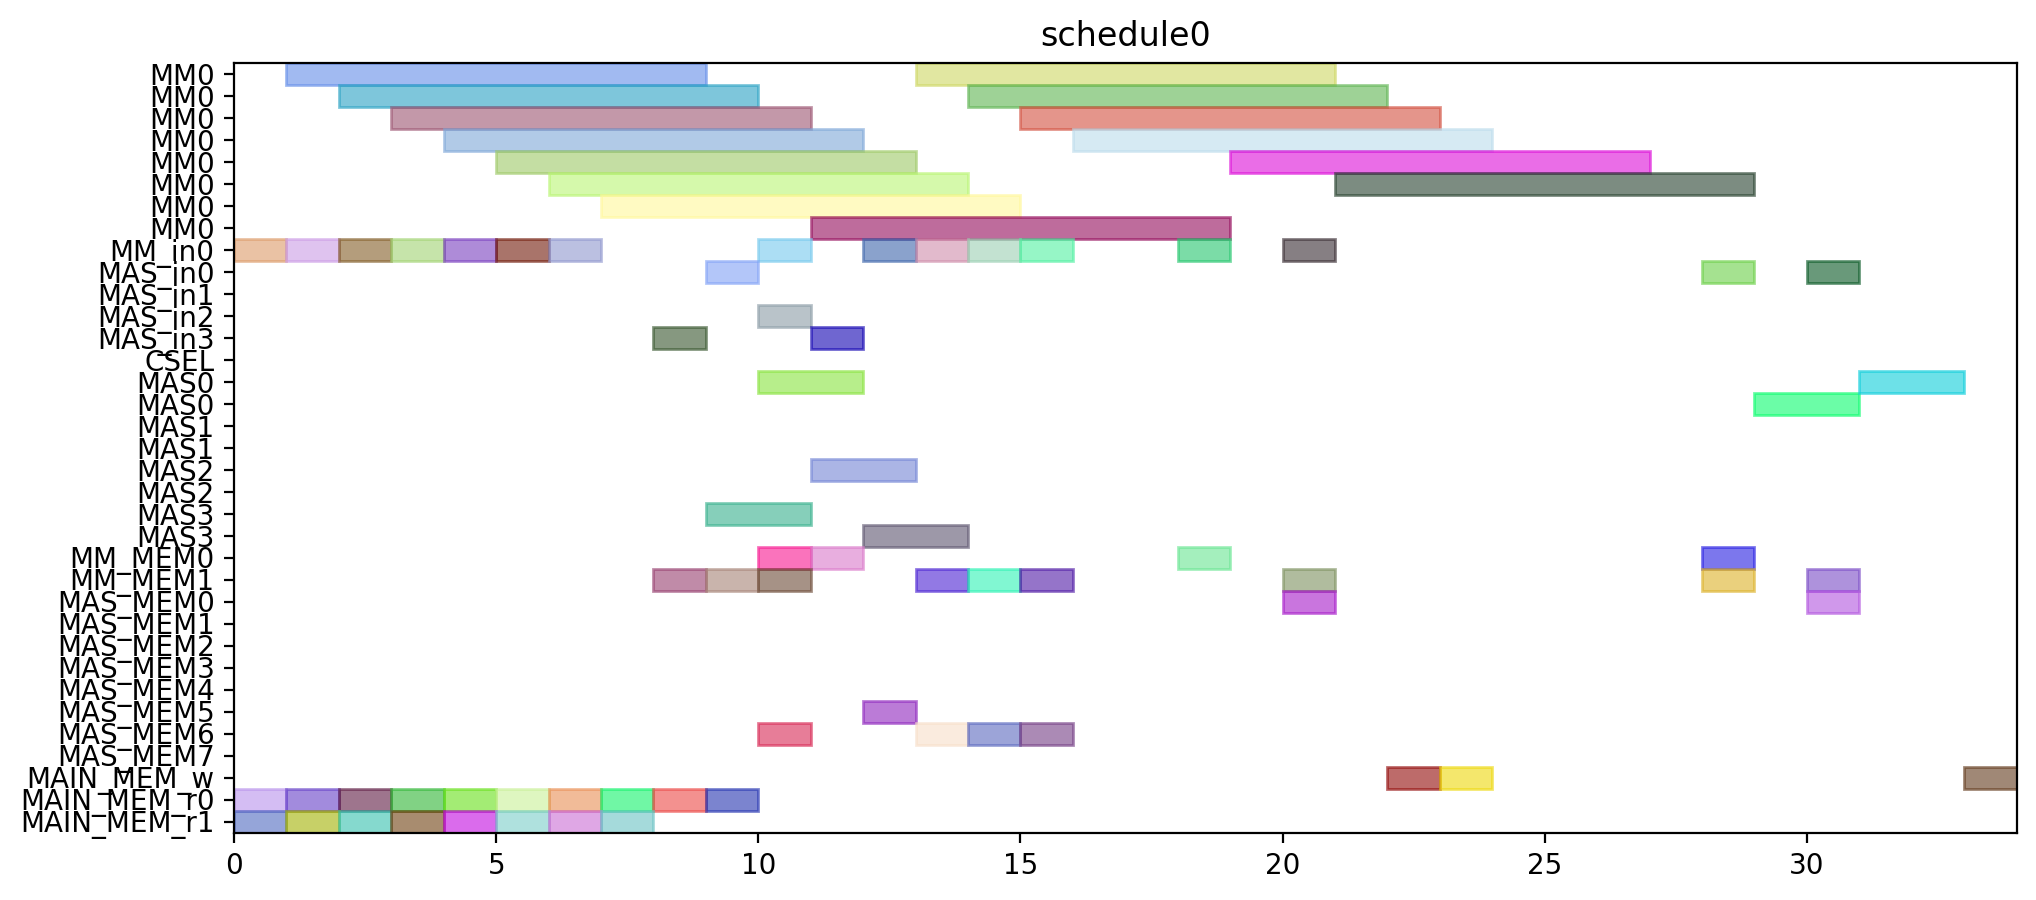

The script that drew this image:
from pyschedule import Scenario, solvers, plotters, alt


def solve():
	horizon = 90
	S = Scenario("schedule0", horizon=horizon)

	# resource
	MM = S.Resources('MM', num=1, size=8)
	MM_in = S.Resources('MM_in', num=1)
	MAS_in = S.Resources('MAS_in', num=4)
	CSEL = S.Resource('CSEL')
	MAS = S.Resources('MAS', num=4, size=2, periods=range(1, horizon))
	MM_MEM = S.Resources('MM_MEM', num=2)
	MAS_MEM = S.Resources('MAS_MEM', num=8)
	MAIN_MEM_w = S.Resource('MAIN_MEM_w', size=1)
	MAIN_MEM_r = S.Resources('MAIN_MEM_r', num=2)

	# result of previous scheduling

	# new tasks
	r1 = S.Task('r1', length=8, delay_cost=1)
	r1 += alt(MM)
	r1_in = S.Task('r1_in', length=1, delay_cost=1)
	r1_in += alt(MM_in)
	S += r1_in*MM_in[0]<=r1*MM[0]

	r1_mem0 = S.Task('r1_mem0', length=1, delay_cost=1)
	r1_mem0 += MAIN_MEM_r[0]
	r1_mem1 = S.Task('r1_mem1', length=1, delay_cost=1)
	r1_mem1 += MAIN_MEM_r[1]
	r3 = S.Task('r3', length=8, delay_cost=1)
	r3 += alt(MM)
	r3_in = S.Task('r3_in', length=1, delay_cost=1)
	r3_in += alt(MM_in)
	S += r3_in*MM_in[0]<=r3*MM[0]

	r3_mem0 = S.Task('r3_mem0', length=1, delay_cost=1)
	r3_mem0 += MAIN_MEM_r[0]
	r3_mem1 = S.Task('r3_mem1', length=1, delay_cost=1)
	r3_mem1 += MAIN_MEM_r[1]
	r4 = S.Task('r4', length=8, delay_cost=1)
	r4 += alt(MM)
	r4_in = S.Task('r4_in', length=1, delay_cost=1)
	r4_in += alt(MM_in)
	S += r4_in*MM_in[0]<=r4*MM[0]

	r4_mem0 = S.Task('r4_mem0', length=1, delay_cost=1)
	r4_mem0 += MAIN_MEM_r[0]
	r4_mem1 = S.Task('r4_mem1', length=1, delay_cost=1)
	r4_mem1 += MAIN_MEM_r[1]
	r5 = S.Task('r5', length=8, delay_cost=1)
	r5 += alt(MM)
	r5_in = S.Task('r5_in', length=1, delay_cost=1)
	r5_in += alt(MM_in)
	S += r5_in*MM_in[0]<=r5*MM[0]

	r5_mem0 = S.Task('r5_mem0', length=1, delay_cost=1)
	r5_mem0 += MAIN_MEM_r[0]
	r5_mem1 = S.Task('r5_mem1', length=1, delay_cost=1)
	r5_mem1 += MAIN_MEM_r[1]
	r6 = S.Task('r6', length=8, delay_cost=1)
	r6 += alt(MM)
	r6_in = S.Task('r6_in', length=1, delay_cost=1)
	r6_in += alt(MM_in)
	S += r6_in*MM_in[0]<=r6*MM[0]

	r6_mem0 = S.Task('r6_mem0', length=1, delay_cost=1)
	r6_mem0 += MAIN_MEM_r[0]
	r6_mem1 = S.Task('r6_mem1', length=1, delay_cost=1)
	r6_mem1 += MAIN_MEM_r[1]
	r12 = S.Task('r12', length=8, delay_cost=1)
	r12 += alt(MM)
	r12_in = S.Task('r12_in', length=1, delay_cost=1)
	r12_in += alt(MM_in)
	S += r12_in*MM_in[0]<=r12*MM[0]

	r12_mem0 = S.Task('r12_mem0', length=1, delay_cost=1)
	r12_mem0 += MAIN_MEM_r[0]
	r12_mem1 = S.Task('r12_mem1', length=1, delay_cost=1)
	r12_mem1 += MAIN_MEM_r[1]
	r13 = S.Task('r13', length=8, delay_cost=1)
	r13 += alt(MM)
	r13_in = S.Task('r13_in', length=1, delay_cost=1)
	r13_in += alt(MM_in)
	S += r13_in*MM_in[0]<=r13*MM[0]

	r13_mem0 = S.Task('r13_mem0', length=1, delay_cost=1)
	r13_mem0 += MAIN_MEM_r[0]
	r13_mem1 = S.Task('r13_mem1', length=1, delay_cost=1)
	r13_mem1 += MAIN_MEM_r[1]
	r2 = S.Task('r2', length=2, delay_cost=1)
	r2 += alt(MAS)
	r2_in = S.Task('r2_in', length=1, delay_cost=1)
	r2_in += alt(MAS_in)
	S += r2_in*MAS_in[0]<=r2*MAS[0]

	S += r2_in*MAS_in[1]<=r2*MAS[1]

	S += r2_in*MAS_in[2]<=r2*MAS[2]

	S += r2_in*MAS_in[3]<=r2*MAS[3]

	r2_mem0 = S.Task('r2_mem0', length=1, delay_cost=1)
	r2_mem0 += alt(MM_MEM)
	S += (r1*MM[0])-1 < r2_mem0*MM_MEM[0]
	S += r2_mem0 <= r2

	r7 = S.Task('r7', length=2, delay_cost=1)
	r7 += alt(MAS)
	r7_in = S.Task('r7_in', length=1, delay_cost=1)
	r7_in += alt(MAS_in)
	S += r7_in*MAS_in[0]<=r7*MAS[0]

	S += r7_in*MAS_in[1]<=r7*MAS[1]

	S += r7_in*MAS_in[2]<=r7*MAS[2]

	S += r7_in*MAS_in[3]<=r7*MAS[3]

	r7_mem0 = S.Task('r7_mem0', length=1, delay_cost=1)
	r7_mem0 += alt(MM_MEM)
	S += (r5*MM[0])-1 < r7_mem0*MM_MEM[0]
	S += r7_mem0 <= r7

	r7_mem1 = S.Task('r7_mem1', length=1, delay_cost=1)
	r7_mem1 += alt(MM_MEM)
	S += (r6*MM[0])-1 < r7_mem1*MM_MEM[1]
	S += r7_mem1 <= r7

	r8 = S.Task('r8', length=2, delay_cost=1)
	r8 += alt(MAS)
	r8_in = S.Task('r8_in', length=1, delay_cost=1)
	r8_in += alt(MAS_in)
	S += r8_in*MAS_in[0]<=r8*MAS[0]

	S += r8_in*MAS_in[1]<=r8*MAS[1]

	S += r8_in*MAS_in[2]<=r8*MAS[2]

	S += r8_in*MAS_in[3]<=r8*MAS[3]

	r8_mem0 = S.Task('r8_mem0', length=1, delay_cost=1)
	r8_mem0 += MAIN_MEM_r[0]
	r8_mem1 = S.Task('r8_mem1', length=1, delay_cost=1)
	r8_mem1 += alt(MM_MEM)
	S += (r4*MM[0])-1 < r8_mem1*MM_MEM[1]
	S += r8_mem1 <= r8

	r10 = S.Task('r10', length=2, delay_cost=1)
	r10 += alt(MAS)
	r10_in = S.Task('r10_in', length=1, delay_cost=1)
	r10_in += alt(MAS_in)
	S += r10_in*MAS_in[0]<=r10*MAS[0]

	S += r10_in*MAS_in[1]<=r10*MAS[1]

	S += r10_in*MAS_in[2]<=r10*MAS[2]

	S += r10_in*MAS_in[3]<=r10*MAS[3]

	r10_mem0 = S.Task('r10_mem0', length=1, delay_cost=1)
	r10_mem0 += MAIN_MEM_r[0]
	r10_mem1 = S.Task('r10_mem1', length=1, delay_cost=1)
	r10_mem1 += alt(MM_MEM)
	S += (r4*MM[0])-1 < r10_mem1*MM_MEM[1]
	S += r10_mem1 <= r10

	r9 = S.Task('r9', length=8, delay_cost=1)
	r9 += alt(MM)
	r9_in = S.Task('r9_in', length=1, delay_cost=1)
	r9_in += alt(MM_in)
	S += r9_in*MM_in[0]<=r9*MM[0]

	r9_mem0 = S.Task('r9_mem0', length=1, delay_cost=1)
	r9_mem0 += MAIN_MEM_r[0]
	r9_mem1 = S.Task('r9_mem1', length=1, delay_cost=1)
	r9_mem1 += alt(MAS_MEM)
	S += (r7*MAS[0])-1 < r9_mem1*MAS_MEM[1]
	S += (r7*MAS[1])-1 < r9_mem1*MAS_MEM[3]
	S += (r7*MAS[2])-1 < r9_mem1*MAS_MEM[5]
	S += (r7*MAS[3])-1 < r9_mem1*MAS_MEM[7]
	S += r9_mem1 <= r9

	r11 = S.Task('r11', length=8, delay_cost=1)
	r11 += alt(MM)
	r11_in = S.Task('r11_in', length=1, delay_cost=1)
	r11_in += alt(MM_in)
	S += r11_in*MM_in[0]<=r11*MM[0]

	r11_mem0 = S.Task('r11_mem0', length=1, delay_cost=1)
	r11_mem0 += alt(MAS_MEM)
	S += (r10*MAS[0])-1 < r11_mem0*MAS_MEM[0]
	S += (r10*MAS[1])-1 < r11_mem0*MAS_MEM[2]
	S += (r10*MAS[2])-1 < r11_mem0*MAS_MEM[4]
	S += (r10*MAS[3])-1 < r11_mem0*MAS_MEM[6]
	S += r11_mem0 <= r11

	PX_new = S.Task('PX_new', length=8, delay_cost=1)
	PX_new += alt(MM)
	PX_new_in = S.Task('PX_new_in', length=1, delay_cost=1)
	PX_new_in += alt(MM_in)
	S += PX_new_in*MM_in[0]<=PX_new*MM[0]

	S += 0<PX_new

	PX_new_w = S.Task('PX_new_w', length=1, delay_cost=1)
	PX_new_w += alt(MAIN_MEM_w)
	S += PX_new <= PX_new_w

	PX_new_mem0 = S.Task('PX_new_mem0', length=1, delay_cost=1)
	PX_new_mem0 += alt(MAS_MEM)
	S += (r2*MAS[0])-1 < PX_new_mem0*MAS_MEM[0]
	S += (r2*MAS[1])-1 < PX_new_mem0*MAS_MEM[2]
	S += (r2*MAS[2])-1 < PX_new_mem0*MAS_MEM[4]
	S += (r2*MAS[3])-1 < PX_new_mem0*MAS_MEM[6]
	S += PX_new_mem0 <= PX_new

	PX_new_mem1 = S.Task('PX_new_mem1', length=1, delay_cost=1)
	PX_new_mem1 += alt(MM_MEM)
	S += (r12*MM[0])-1 < PX_new_mem1*MM_MEM[1]
	S += PX_new_mem1 <= PX_new

	r14 = S.Task('r14', length=8, delay_cost=1)
	r14 += alt(MM)
	r14_in = S.Task('r14_in', length=1, delay_cost=1)
	r14_in += alt(MM_in)
	S += r14_in*MM_in[0]<=r14*MM[0]

	r14_mem0 = S.Task('r14_mem0', length=1, delay_cost=1)
	r14_mem0 += alt(MAS_MEM)
	S += (r2*MAS[0])-1 < r14_mem0*MAS_MEM[0]
	S += (r2*MAS[1])-1 < r14_mem0*MAS_MEM[2]
	S += (r2*MAS[2])-1 < r14_mem0*MAS_MEM[4]
	S += (r2*MAS[3])-1 < r14_mem0*MAS_MEM[6]
	S += r14_mem0 <= r14

	r14_mem1 = S.Task('r14_mem1', length=1, delay_cost=1)
	r14_mem1 += alt(MM_MEM)
	S += (r3*MM[0])-1 < r14_mem1*MM_MEM[1]
	S += r14_mem1 <= r14

	Z1_new = S.Task('Z1_new', length=8, delay_cost=1)
	Z1_new += alt(MM)
	Z1_new_in = S.Task('Z1_new_in', length=1, delay_cost=1)
	Z1_new_in += alt(MM_in)
	S += Z1_new_in*MM_in[0]<=Z1_new*MM[0]

	S += 0<Z1_new

	Z1_new_w = S.Task('Z1_new_w', length=1, delay_cost=1)
	Z1_new_w += alt(MAIN_MEM_w)
	S += Z1_new <= Z1_new_w

	Z1_new_mem0 = S.Task('Z1_new_mem0', length=1, delay_cost=1)
	Z1_new_mem0 += alt(MAS_MEM)
	S += (r2*MAS[0])-1 < Z1_new_mem0*MAS_MEM[0]
	S += (r2*MAS[1])-1 < Z1_new_mem0*MAS_MEM[2]
	S += (r2*MAS[2])-1 < Z1_new_mem0*MAS_MEM[4]
	S += (r2*MAS[3])-1 < Z1_new_mem0*MAS_MEM[6]
	S += Z1_new_mem0 <= Z1_new

	Z1_new_mem1 = S.Task('Z1_new_mem1', length=1, delay_cost=1)
	Z1_new_mem1 += alt(MM_MEM)
	S += (r13*MM[0])-1 < Z1_new_mem1*MM_MEM[1]
	S += Z1_new_mem1 <= Z1_new

	r15 = S.Task('r15', length=8, delay_cost=1)
	r15 += alt(MM)
	r15_in = S.Task('r15_in', length=1, delay_cost=1)
	r15_in += alt(MM_in)
	S += r15_in*MM_in[0]<=r15*MM[0]

	r15_mem0 = S.Task('r15_mem0', length=1, delay_cost=1)
	r15_mem0 += alt(MAS_MEM)
	S += (r8*MAS[0])-1 < r15_mem0*MAS_MEM[0]
	S += (r8*MAS[1])-1 < r15_mem0*MAS_MEM[2]
	S += (r8*MAS[2])-1 < r15_mem0*MAS_MEM[4]
	S += (r8*MAS[3])-1 < r15_mem0*MAS_MEM[6]
	S += r15_mem0 <= r15

	r15_mem1 = S.Task('r15_mem1', length=1, delay_cost=1)
	r15_mem1 += alt(MM_MEM)
	S += (r9*MM[0])-1 < r15_mem1*MM_MEM[1]
	S += r15_mem1 <= r15

	r16 = S.Task('r16', length=8, delay_cost=1)
	r16 += alt(MM)
	r16_in = S.Task('r16_in', length=1, delay_cost=1)
	r16_in += alt(MM_in)
	S += r16_in*MM_in[0]<=r16*MM[0]

	r16_mem0 = S.Task('r16_mem0', length=1, delay_cost=1)
	r16_mem0 += alt(MM_MEM)
	S += (r11*MM[0])-1 < r16_mem0*MM_MEM[0]
	S += r16_mem0 <= r16

	r16_mem1 = S.Task('r16_mem1', length=1, delay_cost=1)
	r16_mem1 += MAIN_MEM_r[1]
	r17 = S.Task('r17', length=2, delay_cost=1)
	r17 += alt(MAS)
	r17_in = S.Task('r17_in', length=1, delay_cost=1)
	r17_in += alt(MAS_in)
	S += r17_in*MAS_in[0]<=r17*MAS[0]

	S += r17_in*MAS_in[1]<=r17*MAS[1]

	S += r17_in*MAS_in[2]<=r17*MAS[2]

	S += r17_in*MAS_in[3]<=r17*MAS[3]

	r17_mem0 = S.Task('r17_mem0', length=1, delay_cost=1)
	r17_mem0 += alt(MM_MEM)
	S += (r14*MM[0])-1 < r17_mem0*MM_MEM[0]
	S += r17_mem0 <= r17

	r17_mem1 = S.Task('r17_mem1', length=1, delay_cost=1)
	r17_mem1 += alt(MM_MEM)
	S += (r15*MM[0])-1 < r17_mem1*MM_MEM[1]
	S += r17_mem1 <= r17

	PY_new = S.Task('PY_new', length=2, delay_cost=1)
	PY_new += alt(MAS)
	PY_new_in = S.Task('PY_new_in', length=1, delay_cost=1)
	PY_new_in += alt(MAS_in)
	S += PY_new_in*MAS_in[0]<=PY_new*MAS[0]

	S += PY_new_in*MAS_in[1]<=PY_new*MAS[1]

	S += PY_new_in*MAS_in[2]<=PY_new*MAS[2]

	S += PY_new_in*MAS_in[3]<=PY_new*MAS[3]

	S += 0<PY_new

	PY_new_w = S.Task('PY_new_w', length=1, delay_cost=1)
	PY_new_w += alt(MAIN_MEM_w)
	S += PY_new <= PY_new_w

	PY_new_mem0 = S.Task('PY_new_mem0', length=1, delay_cost=1)
	PY_new_mem0 += alt(MAS_MEM)
	S += (r17*MAS[0])-1 < PY_new_mem0*MAS_MEM[0]
	S += (r17*MAS[1])-1 < PY_new_mem0*MAS_MEM[2]
	S += (r17*MAS[2])-1 < PY_new_mem0*MAS_MEM[4]
	S += (r17*MAS[3])-1 < PY_new_mem0*MAS_MEM[6]
	S += PY_new_mem0 <= PY_new

	PY_new_mem1 = S.Task('PY_new_mem1', length=1, delay_cost=1)
	PY_new_mem1 += alt(MM_MEM)
	S += (r16*MM[0])-1 < PY_new_mem1*MM_MEM[1]
	S += PY_new_mem1 <= PY_new

	solvers.mip.solve(S,msg=1,kind='CPLEX',ratio_gap=1.01)

	solution = [['hoge']*len(S.solution()[1]) for i in range(len(S.solution()))]
	for i in range(len(S.solution())):
		for j in range(len(S.solution()[i])):
			solution[i][j]=str(S.solution()[i][j])
	print(solution)

	cycles = int(solution[-1][3])

	pic_file_name = "/home/mfukuda/ABE/multiRAM_multiMAS_16mux/scheduling_result/stage8MM1_stage2MAS4/EP_YRECOVER/schedule0.png"
	if(S.solution() != []):
		plotters.matplotlib.plot(S,img_filename=pic_file_name, show_task_labels=False, fig_size=(cycles*0.25+3, 5))

	return solution
